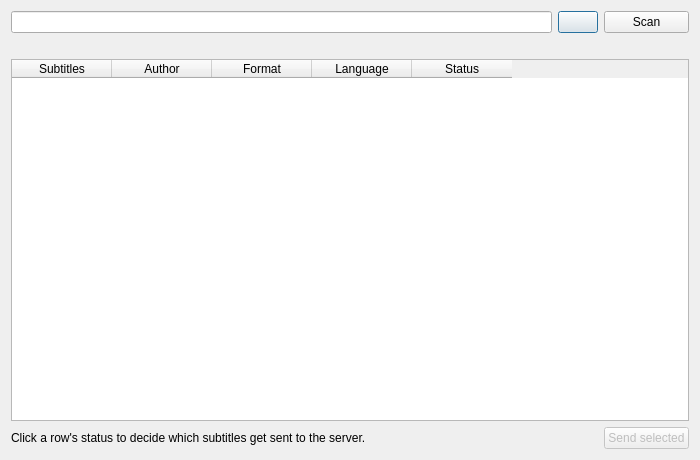
<?xml version="1.0" encoding="UTF-8"?>
<ui version="4.0">
 <class>frmNapiProjektScan</class>
 <widget class="QDialog" name="frmNapiProjektScan">
  <property name="geometry">
   <rect>
    <x>0</x>
    <y>0</y>
    <width>700</width>
    <height>460</height>
   </rect>
  </property>
  <property name="windowTitle">
   <string>Subnapi - Search for subtitles on disk</string>
  </property>
  <property name="windowIcon">
   <iconset resource="../res/resources.qrc">
    <normaloff>:/icon/subnapi.png</normaloff>:/icon/subnapi.png</iconset>
  </property>
  <layout class="QGridLayout" name="gridLayout">
   <item row="0" column="0">
    <widget class="QLineEdit" name="leDirectory"/>
   </item>
   <item row="0" column="1">
    <widget class="QPushButton" name="pbDirectorySelect">
     <property name="text">
      <string/>
     </property>
     <property name="icon">
      <iconset resource="../res/resources.qrc">
       <normaloff>:/ui/folder.png</normaloff>:/ui/folder.png</iconset>
     </property>
    </widget>
   </item>
   <item row="0" column="2">
    <widget class="QPushButton" name="pbScan">
     <property name="text">
      <string>Scan</string>
     </property>
    </widget>
   </item>
   <item row="1" column="0" colspan="3">
    <widget class="QLabel" name="lbAction">
     <property name="text">
      <string/>
     </property>
    </widget>
   </item>
   <item row="2" column="0" colspan="3">
    <widget class="QTableWidget" name="twResults">
     <property name="editTriggers">
      <set>QAbstractItemView::DoubleClicked|QAbstractItemView::EditKeyPressed</set>
     </property>
     <property name="selectionMode">
      <enum>QAbstractItemView::NoSelection</enum>
     </property>
     <column>
      <property name="text">
       <string>Subtitles</string>
      </property>
     </column>
     <column>
      <property name="text">
       <string>Author</string>
      </property>
     </column>
     <column>
      <property name="text">
       <string>Format</string>
      </property>
     </column>
     <column>
      <property name="text">
       <string>Language</string>
      </property>
     </column>
     <column>
      <property name="text">
       <string>Status</string>
      </property>
     </column>
    </widget>
   </item>
   <item row="3" column="0" colspan="2">
    <widget class="QLabel" name="lbHint">
     <property name="text">
      <string>Click a row's status to decide which subtitles get sent to the server.</string>
     </property>
    </widget>
   </item>
   <item row="3" column="2">
    <widget class="QPushButton" name="pbSendSelected">
     <property name="enabled">
      <bool>false</bool>
     </property>
     <property name="text">
      <string>Send selected</string>
     </property>
    </widget>
   </item>
  </layout>
 </widget>
 <resources>
  <include location="../res/resources.qrc"/>
 </resources>
</ui>
